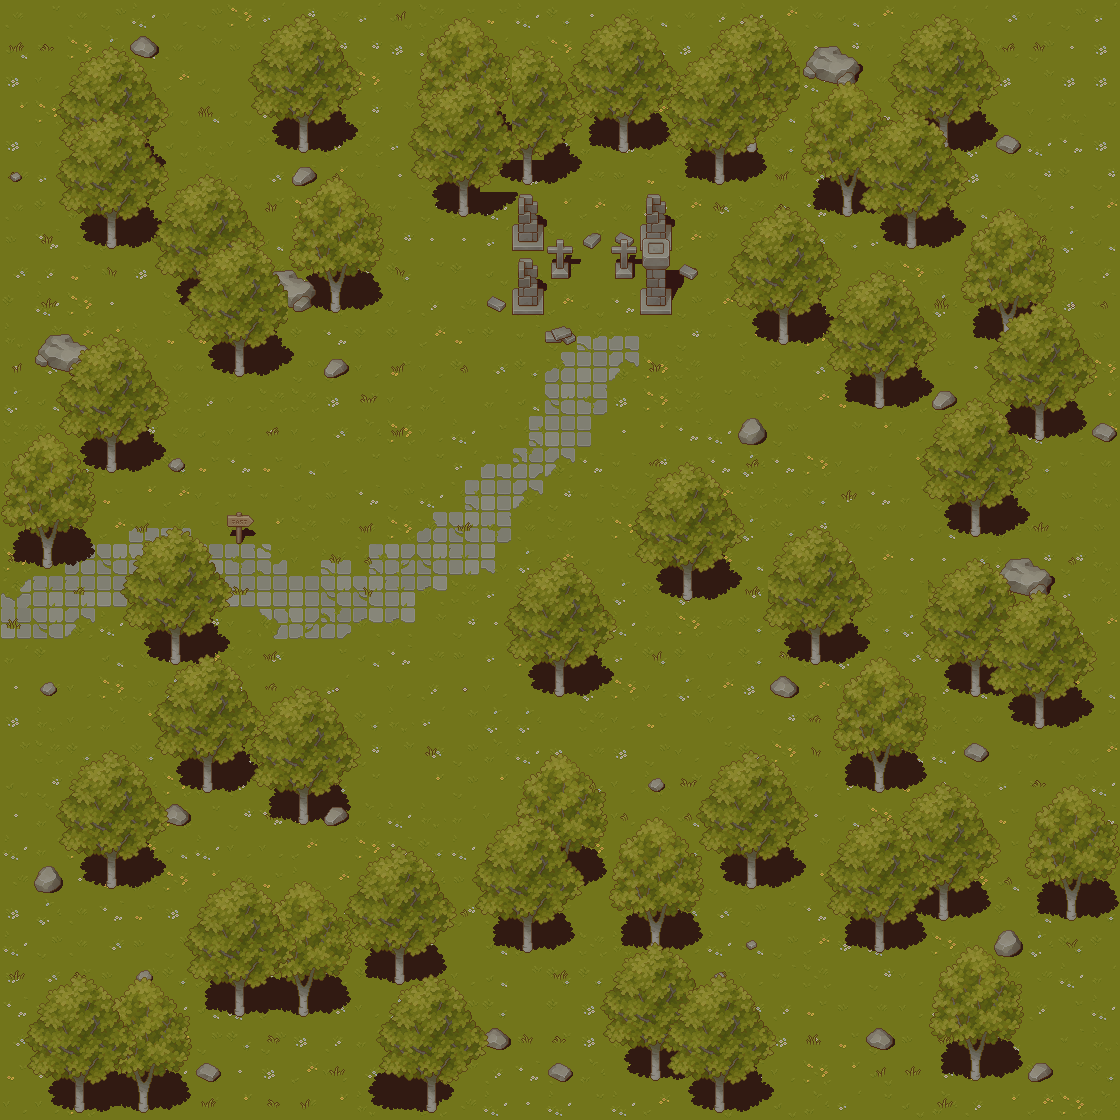

This game map was drawn from its Tiled (.tmx) file and the tilesets committed beside it. A one-line description and the trimmed map source follow:
An orthogonal 35x35 tile map with 32x32 px tiles, 11 tile layers (Maailman pohja, Ruoho, Varjot, Ylemmät varjot, ...), 5 tilesets.

<map version="1.10" tiledversion="1.10.1" orientation="orthogonal" renderorder="right-down" width="35" height="35" tilewidth="32" tileheight="32" infinite="0" nextlayerid="12" nextobjectid="1">
 <tileset firstgid="1" source="../Game sprites/World Sprites/Pixel Art Top Down - Basic/Texture/TX Tileset Grass.tsx" />
 <tileset firstgid="65" source="../Game sprites/World Sprites/Pixel Art Top Down - Basic/Texture/TX Plant.tsx" />
 <tileset firstgid="321" source="../Game sprites/World Sprites/Pixel Art Top Down - Basic/Texture/TX Shadow Plant.tsx" />
 <tileset firstgid="577" source="../Game sprites/World Sprites/Pixel Art Top Down - Basic/Texture/TX Props.tsx" />
 <tileset firstgid="833" source="../Game sprites/World Sprites/Pixel Art Top Down - Basic/Texture/TX Shadow.tsx" />
 <layer id="1" name="Maailman pohja" width="35" height="35">
  <data>[1225 cells, 1225 non-empty, 47 distinct tile ids]</data>
 </layer>
 <layer id="2" name="Ruoho" width="35" height="35">
  <data>[1225 cells, 1225 non-empty, 128 distinct tile ids]</data>
 </layer>
 <layer id="4" name="Varjot" width="35" height="35">
  <data>[1225 cells, 157 non-empty, 13 distinct tile ids]</data>
 </layer>
 <layer id="5" name="Ylemmät varjot" width="35" height="35">
  <data>[1225 cells, 131 non-empty, 26 distinct tile ids]</data>
 </layer>
 <layer id="6" name="Ylimmät varjot" width="35" height="35">
  <data>[1225 cells, 113 non-empty, 16 distinct tile ids]</data>
 </layer>
 <layer id="11" name="Alimmat objektit" width="35" height="35">
  <data>[1225 cells, 41 non-empty, 10 distinct tile ids]</data>
 </layer>
 <layer id="7" name="Alemmat puut" width="35" height="35">
  <data>[1225 cells, 223 non-empty, 40 distinct tile ids]</data>
 </layer>
 <layer id="3" name="Puut" width="35" height="35">
  <data>[1225 cells, 566 non-empty, 25 distinct tile ids]</data>
 </layer>
 <layer id="10" name="Alemmat ulkoiset objektit" width="35" height="35">
  <data>[1225 cells, 7 non-empty, 4 distinct tile ids]</data>
 </layer>
 <layer id="9" name="Ulkoiset objektit" width="35" height="35">
  <data>[1225 cells, 13 non-empty, 9 distinct tile ids]</data>
 </layer>
 <layer id="8" name="Ylemmät puut" width="35" height="35">
  <data>[1225 cells, 276 non-empty, 40 distinct tile ids]</data>
 </layer>
</map>
